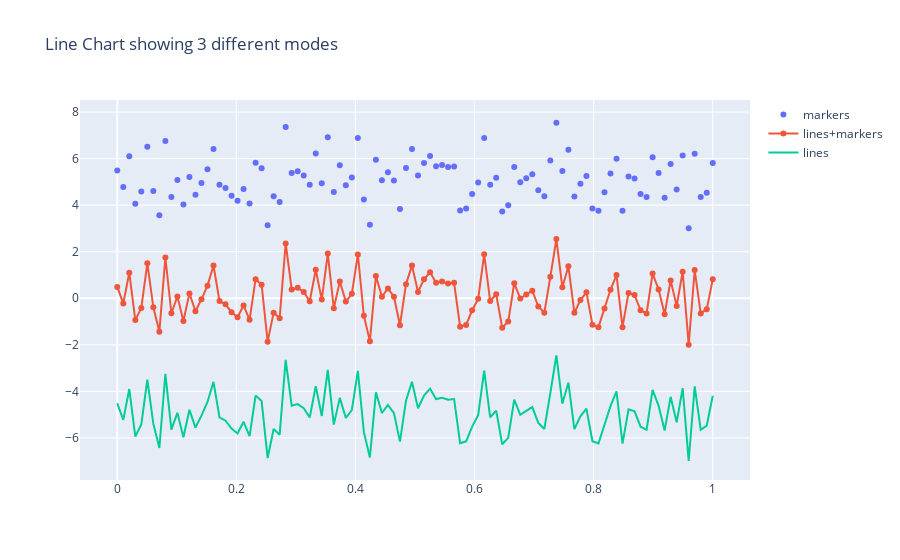

Source (notebook cell):
### Markdown cell above
# Line Plot

Another useful type of plot we need to learn to create is a line plot. In this example, we will also explore how to create a figure with multiple traces.

### Code cell
# 100 values from the interval <0,1>, equally spaced
x_values = np.linspace(0, 1, 100)

#100 samples from the standard normal distribution
y_values = np.random.randn(100)

#create traces
trace0 = go.Scatter(x=x_values, 
                    y=y_values+5, 
                    mode='markers', 
                    name='markers')
trace1 = go.Scatter(x=x_values,
                    y=y_values,
                    mode='lines+markers', 
                    name='lines+markers')
trace2 = go.Scatter(x=x_values, 
                    y=y_values-5, 
                    mode='lines', 
                    name='lines')

# create the data
data = [trace0, trace1, trace2]

#create the layout
layout = go.Layout(title='Line Chart showing 3 different modes')

#create the figure
fig = go.Figure(data=data, layout=layout)
fig.show()
